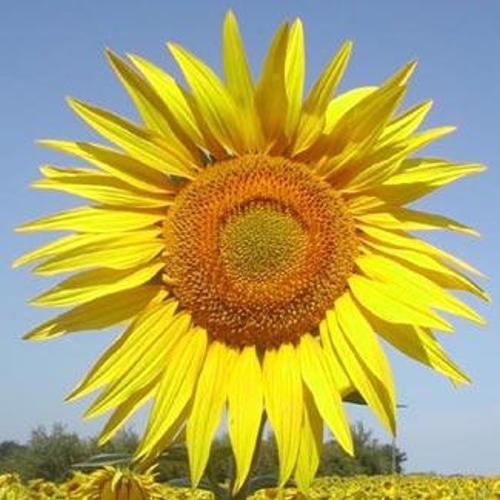
#> input picture Practical_Computing/Week 6 Project/W4D2D3/Flowers/image_sunflower_0076.png, 500 x 500 px
$ jupyter execute --allow-errors Flowers-exercises-Answers.ipynb   (shell and % lines are left out)   (older library calls are emulated)
#> lines starting #> are read from the running program, lines starting #| are printed output that depends on the picture; long printed decimals are rounded
[cell 1]
# Jupyter Notebook 'Flowers - exercises'
# Goal: playing with pixel-based images, understand their
# properties, and at the same time learn how to work with
# matrix objects (numpy arrays) in Python
# You can add your own code to this notebook.

# By: H.J. Megens
# Where you can reach me: hendrik-jan.megens -at- wur.nl
# Last modified: 22 September 2016

import matplotlib.pyplot as plt # this is the general plotting library from matplotlib
from scipy import misc # module that provides some image manipulation functions
import numpy as np # numpy; note that the convention of importing is to create a sort of 'shortcut' name
import matplotlib.cm as cm # this module provides some color mapping needed for plotting gray or single color

[cell 2]
# Cropping is simply taking a square area smaller than the original
# image. Here is a little function that can do that.
def crop_sides(image,numpix=100):
  return image[numpix:-numpix,numpix:-numpix,:]

[cell 3]
# Turning an RGB color image into grayscale can be achieved by taking
# the average of the three colors.
# Bonus question: why doesn't this work:
# return (pixel[0] + pixel[1] + pixel[2])/3
def pixelAverage(pixel):
        return (pixel[0]/3 + pixel[1]/3 + pixel[2]/3)

# In practice, turning RGB into grayscale involves weighted average.
# This to compensate for the fact that the human eye is more sensitive
# to some colors than to others.
def weightedAverage(pixel):
        return 0.299*pixel[0] + 0.587*pixel[1] + 0.114*pixel[2]

def RGB_to_grayscale(image,method='pixelaverage'):
    # Let's turn an RGB image into a grayscale one

    # First we make a 'black', or 'empty' image of the same size:
    gray = np.zeros((image.shape[0],image.shape[1]))

    # Then we go through all rows...
    for rownum in range(sunflower.shape[0]):
        # ... and through all columns...
        for colnum in range(sunflower.shape[1]):
            # ... to calculate the grayscale value for each RGB pixel.
            if method == 'pixelaverage':
                gray[rownum][colnum] = pixelAverage(sunflower[rownum][colnum])
            else:
                gray[rownum][colnum] = weightedAverage(sunflower[rownum][colnum])
    return gray

[cell 4]
def plot_RGB_histograms(image):
    # Obviously we can isolate all three color channels:
    blue = image[:,:,2]
    green = image[:,:,1]
    red = image[:,:,0]

    # ... and make histograms for each color
    blue_hist = np.histogram(blue.flatten(),normed=True)
    green_hist = np.histogram(green.flatten(),normed=True)
    red_hist = np.histogram(red.flatten(),normed=True)

    # Ok, now pay attention. It seems like we are creating THREE
    # different plots. But no, we are, each time, working from the
    # SAME object! Which is the 'plt' object. We're just adding stuf
    # to it.
    # One additional point: the histogram data consists of TWO vectors.
    # The first is of length 10, and contains the actual values.
    # The second is of length 11, and contains the boundaries of the bins.
    # Hence the weird slicing....
    plt.plot(blue_hist[1][1:],blue_hist[0],color='blue')
    plt.plot(green_hist[1][1:],green_hist[0],color='green')
    plt.plot(red_hist[1][1:],red_hist[0],color='red')

    # and, as usual, explicitly direct to screen.
    plt.show()

[cell 5]
# A tiny little subroutine to calculate Euclidean distance
# between two vectors. Beware: it takes two 1-dimensional
# numpy arrays (vectors) OF SAME LENGTH as input

def euclid_dist(vect1,vect2):
  return np.sqrt(np.sum(np.square(vect1-vect2)))

# Flowers #

## Sunflowers and pansies ##

For this exercise you can use much of the code provided in the **‘Flowers’** notebook. In fact, we have prepared a new notebook, this one, called **‘Flowers exercises’**, that has all the  functions you need already arranged (see above). Make sure to ‘activate’ the functions before you require them.

All of the exercises are designed to be done in a purely interactive environment, and each exercise should never require more than 5 or 6 lines of code, most only 2 or 3. No loops should be necessary, but if any of you is adventurous enough to make more complicated code, please go ahead!

What is important is to keep your eye on the various functions. It will be pointed out when you need one of them, but also have a look at what it does.

Each question should be done in a single cell. If you want to make a new cell, press the ‘+’ symbol at the top of your notebook. You can move cells up or down using the arrows.

If we ask for a value(s) of an array, or another value that you need to calculate, make sure to explicitly ‘print’ the values or objects because otherwise they will not always be displayed when running the cells.

### Task 2: Images and arrays ###

**a)** Load in the sunflower image:

`image_sunflower_0076.png`

Plot the image. What are the dimensions of this image?

*For pointers how to do this, have a look at the original ‘Flowers’ notebook; specifically cells #2 (loading an image), #4 (shape of an image), #5 (plotting), and #6 (showing). Arrange everything in a single cell. When you do ‘`plt.show()`’, you have to close the image before you can continue.*

[cell 6]
# Task 2a
sunflower = misc.imread("Flowers/image_sunflower_0076.png",mode='RGB')
#> sunflower is the input picture: shape (500, 500, 3); mean R, G, B 176.4, 167.4, 94.1
print(sunflower.shape)
#| (500, 500, 3)
plt.imshow(sunflower)
plt.show()

**b)** What are the pixel values of the pixel at position [50,50], and the one at position [400,230]?

*Pointer: cell #7 of the original ‘Flowers’ notebook*

Check at this website whether the colors correspond to what you think they should be:
http://www.rapidtables.com/web/color/RGB_Color.htm

[cell 7]
# Task 2b
print(sunflower[50,50,:])
#| [122 151 195]
print(sunflower[400,230,:])
#| [255 247  46]

c) Isolate the ‘blue’ channel, and display it. Does that pattern make sense?

Pointer: cell #15 of the original ‘Flowers’ notebook. Be sure for plotting to include the appropriate color mapping: ‘plt.imshow(blue, cmap = cm.Blues)’.

[cell 8]
# Task 2c
blue = sunflower[:,:,2]
plt.imshow(blue, cmap = cm.Blues)
plt.show()

**d)** Grayscale
- Calculate the grayscale value of pixels [400,10] and [470,10] by hand.

*Pointer: just return the RGB pixel value for these pixels as done in b), and take the average.*

- Create a grayscale image of the sunflower based on pixel averages, and display it.

*Pointer: you can use the ‘RGB_to_grayscale’ function for that. It takes an RGB image as input, and an optional parameter ‘method’. The function returns a grayscale image.
gray = RGB_to_grayscale(sunflower,method='pixelaverage')
The ‘gray’ image can be displayed similar to cell #12 of the original ‘Flowers’ notebook (again, beware of this peculiar color mapping thing):
`plt.imshow(gray, cmap = cm.Greys_r)
plt.show()`*

- What are the dimensions of the grayscale image?

- Retrieve the pixel values of the grayscale image at locations: [400,10], [470,10]. Does that make sense when you consider the original and the grayscale images? What value would a black pixel be? And a white pixel?

[cell 9]
# Task 2d
gray = RGB_to_grayscale(sunflower,method='pixelaverage')
#> after the loop in RGB_to_grayscale, `for rownum in range(sunflower.shape[0]):`:
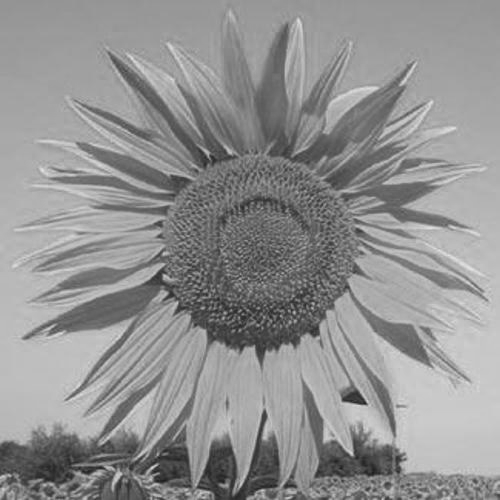
#> gray: shape (500, 500) float64; min 28.33, max 228.7, mean 146
print(gray.shape)
#| (500, 500)
print(gray[400,10])
#| 186.667
print(gray[470,10])
#| 85.0
plt.imshow(gray, cmap = cm.Greys_r)
plt.show()

**e)** Again, create a grayscale image of the sunflower, but now with weighted averages. You can do the same as in d), but now supply '`method=’weightedaverage`'. What are the values of these two pixels now?

(bonus: if you look at the function '`RGB_to_grayscale`', what would happen if you make a type and instead supply '`method=’weigtdavrge`'?

[cell 10]
# Task 2e
gray = RGB_to_grayscale(sunflower,method='weightedaverage')
#> call 2 of RGB_to_grayscale, with method = 'weightedaverage'
#> after the loop in RGB_to_grayscale (call 2), `for rownum in range(sunflower.shape[0]):`:
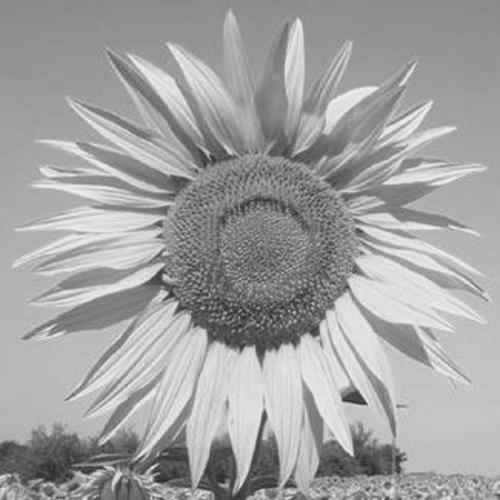
#> gray: shape (500, 500) float64; min 36.07, max 243.5, mean 161.7
print(gray.shape)
#| (500, 500)
print(gray[400,10])
#| 183.659
print(gray[470,10])
#| 95.034
plt.imshow(gray, cmap = cm.Greys_r)
plt.show()

### Task 3: Deriving features from image data: color histograms ###

**a)** Plot color histograms for all three channels. Explain the pattern. Remember: yellow is composed of green and red and has little to no blue. And what about that ‘blue spike’?

*Pointer: take the function '`plot_RGB_histograms`', which takes only one variable: an image.*

`plot_RGB_histograms(image)`

*Note that you can save images using the ‘disk’ symbol in the plot window. You need to close the plot window to continue.*

[cell 11]
# Task 3a
plot_RGB_histograms(sunflower)
#> in plot_RGB_histograms, `red = image[:,:,0]`:
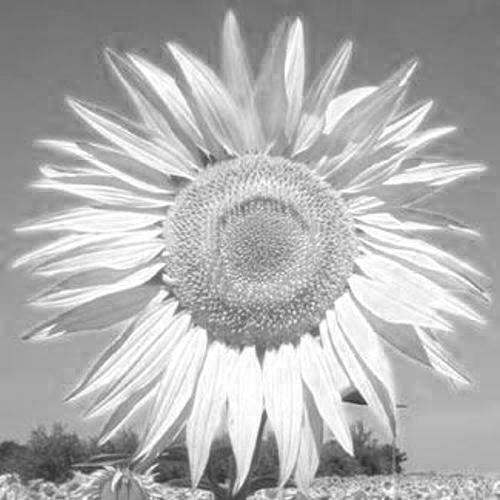
#> red: shape (500, 500); min 40, max 255, mean 176.4
#> in plot_RGB_histograms, `blue_hist = np.histogram(blue.flatten(),normed=True)`: blue_hist = ([0.0125, 0.00698, 0.0029, 0.00114, 0.000929, 0.000915, 0.00101, 0.00707, 0.00561, 0.000186], [0, 25.5, 51, 76.5, 102, 127.5, 153, 178.5, 204, 229.5, 255])
#> in plot_RGB_histograms, `green_hist = np.histogram(green.flatten(),normed=True)`: green_hist = ([5.21e-05, 0.000852, 0.00239, 0.00289, 0.00379, 0.011, 0.00631, 0.00741, 0.00365, 0.0048], [23, 46.2, 69.4, 92.6, 115.8, 139, 162.2, 185.4, 208.6, 231.8, 255])
#> in plot_RGB_histograms, `red_hist = np.histogram(red.flatten(),normed=True)`: red_hist = ([8.06e-05, 0.000601, 0.00106, 0.00565, 0.00577, 0.00755, 0.00917, 0.00505, 0.00427, 0.00732], [40, 61.5, 83, 104.5, 126, 147.5, 169, 190.5, 212, 233.5, 255])

**b)** Crop the image (remove 100 pixels on all sides), and plot again. Now again make a color histogram plot. Explain the differences of this histogram with the previous one, based on that cropped image.

*Pointer: use the '`crop_sides`' function, which takes an image as input, and optional parameter of number of pixels to crop on all sides (default: 100). It returns a cropped image.*

`croppedsunflower = crop_sides(sunflower)`

*Making the histogram on the cropped image is done in the same way as in a).*

[cell 12]
# Task 3b
croppedsunflower = crop_sides(sunflower)
plt.imshow(croppedsunflower)
plt.show()
plot_RGB_histograms(croppedsunflower)
#> in plot_RGB_histograms (call 2), `red = image[:,:,0]`:
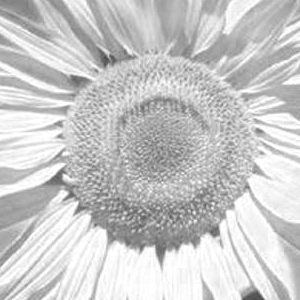
#> red: shape (300, 300); min 71, max 255, mean 200.8
#> in plot_RGB_histograms (call 2), `blue_hist = np.histogram(blue.flatten(),normed=True)`: blue_hist = ([0.0249, 0.0116, 0.00303, 0.000574, 0.000248, 0.000169, 0.000163, 0.000219, 0.000301, 7.94e-05], [0, 24.2, 48.4, 72.6, 96.8, 121, 145.2, 169.4, 193.6, 217.8, 242])
#> in plot_RGB_histograms (call 2), `green_hist = np.histogram(green.flatten(),normed=True)`: green_hist = ([0.000136, 0.00168, 0.00392, 0.00543, 0.00697, 0.00585, 0.00342, 0.00373, 0.00476, 0.0072], [23, 46.2, 69.4, 92.6, 115.8, 139, 162.2, 185.4, 208.6, 231.8, 255])
#> in plot_RGB_histograms (call 2), `red_hist = np.histogram(red.flatten(),normed=True)`: red_hist = ([5.43e-05, 0.000134, 0.000753, 0.00237, 0.00503, 0.00995, 0.00903, 0.00786, 0.00573, 0.0134], [71, 89.4, 107.8, 126.2, 144.6, 163, 181.4, 199.8, 218.2, 236.6, 255])

**c)** Concatenate the color histograms into a single ‘feature vector’. How long is that vector? What is the highest value in the vector? Does that match with the plotted color histograms?

*Pointer: use the '`hist_all_colors`' function. It takes an image as input, and returns a vector.*

`sunflower_hist = hist_all_colors(sunflower)`

#> (a cell that did not finish here is left out)

**d)** now load the picture of a pansy (image_pansy_0179.png). Remember that the images are inside your working directory INSIDE the folder ‘Flowers’. Make sure to adjust the path accordingly!

Again, plot the color histogram. What are obvious differences between the histogram of the sunflower and that of the pansy?

*Pointer: again use the `plot_RGB_histograms` function.*

[cell 14]
# Task 3d
pansy = misc.imread("Flowers/image_pansy_0179.png",mode='RGB')
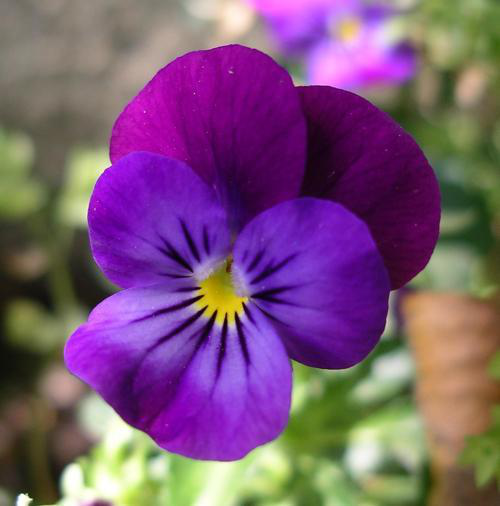
#> input picture Practical_Computing/Week 6 Project/W4D2D3/Flowers/image_pansy_0179.png, 500 x 506 px
#> pansy is the input picture: shape (506, 500, 3); mean R, G, B 124, 86.5, 118.9
plot_RGB_histograms(pansy)
#> in plot_RGB_histograms (call 3), `blue = image[:,:,2]`:
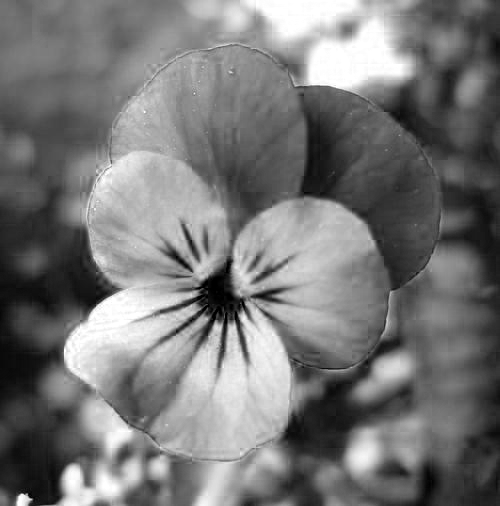
#> blue: shape (506, 500); min 0, max 255, mean 118.9
#> in plot_RGB_histograms (call 3), `green = image[:,:,1]`:
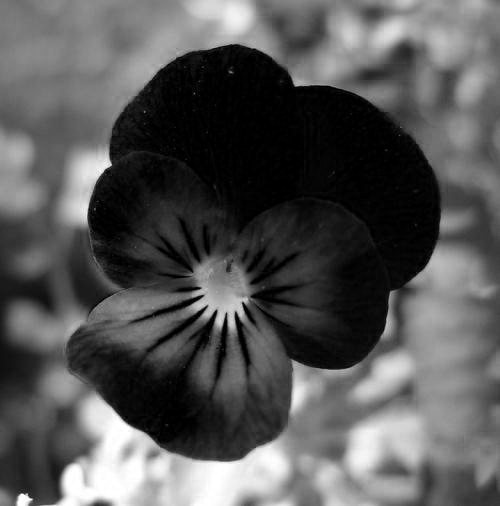
#> green: shape (506, 500); min 0, max 255, mean 86.5
#> in plot_RGB_histograms (call 3), `red = image[:,:,0]`:
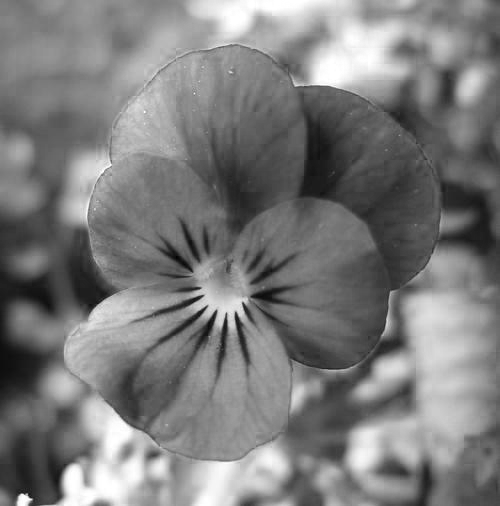
#> red: shape (506, 500); min 1, max 255, mean 124
#> in plot_RGB_histograms (call 3), `blue_hist = np.histogram(blue.flatten(),normed=True)`: blue_hist = ([0.00169, 0.0041, 0.00528, 0.00603, 0.00633, 0.00388, 0.00386, 0.00395, 0.00206, 0.00203], [0, 25.5, 51, 76.5, 102, 127.5, 153, 178.5, 204, 229.5, 255])
#> in plot_RGB_histograms (call 3), `green_hist = np.histogram(green.flatten(),normed=True)`: green_hist = ([0.0107, 0.00385, 0.00358, 0.00412, 0.00571, 0.00482, 0.00277, 0.00125, 0.00112, 0.00125], [0, 25.5, 51, 76.5, 102, 127.5, 153, 178.5, 204, 229.5, 255])
#> in plot_RGB_histograms (call 3), `red_hist = np.histogram(red.flatten(),normed=True)`: red_hist = ([0.000328, 0.00213, 0.00494, 0.00679, 0.00789, 0.00717, 0.00416, 0.00302, 0.00157, 0.00136], [1, 26.4, 51.8, 77.2, 102.6, 128, 153.4, 178.8, 204.2, 229.6, 255])
#> in plot_RGB_histograms (call 3), `plt.show()`:
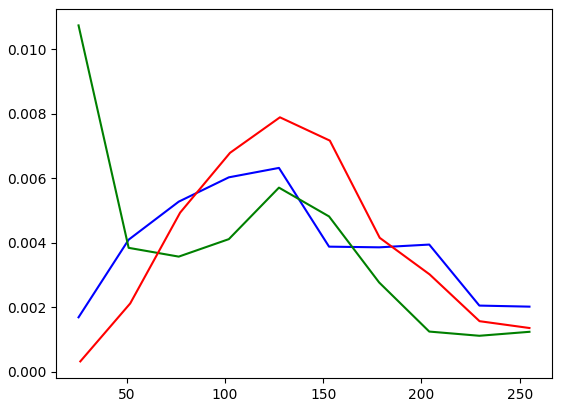
#> figure drawn by matplotlib, 1 panel; curve peaks at x = 127.5, y = 0.00633; curve peaks at x = 25.5, y = 0.0107; curve peaks at x = 128, y = 0.00789

**e)** Calculate the Euclidean distance between the arrays `[1,2,3,4]` and  `[2,2,5,3]`.
You could do this by turning these into numpy arrays and use the function '`euclid_dist`' that is given, which takes two numpy 1-d arrays (vectors). But you could in fact do this easily by hand too: take the sum of the square of the differences between the two vectors, and then take the square root of that.

https://en.wikipedia.org/wiki/Euclidean_distance

[cell 15]
# Task 3e
a = np.array([1,2,3,4])
b = np.array([2,2,5,3])
print('%.3f' %(euclid_dist(a,b)))

# alternatively
from scipy.spatial import distance
print('%.3f' % distance.euclidean(a,b))

**f)** Calculate the Euclidean distance between the sunflower and the pansy histograms.

*Pointer: You should still have the vectorized color histogram of the sunflower, from **c)**. Make another one for the pansy and use these two vectors  to calculate the euclidean distance between the two images using the '`euclid_dist`'  function.*

`pansy_hist = hist_all_colors(pansy)`

`euclid_dist(sunflower_hist,pansy_hist)`

#> (a cell that did not finish here is left out)

**g)** You could extend this by making color histograms for other pictures, such as for a second pansy and/or a second sunflower. If you would calculate the Euclidean distance between two pansies, would that value be smaller or larger than any of the pansies to a sunflower?

*Pointer: you can use the '`euclid_dist_between_images`' function, it takes two images as input.*

[cell 17]
# Task 3g
pansy2 = misc.imread("Flowers/image_pansy_0197.png",mode='RGB')
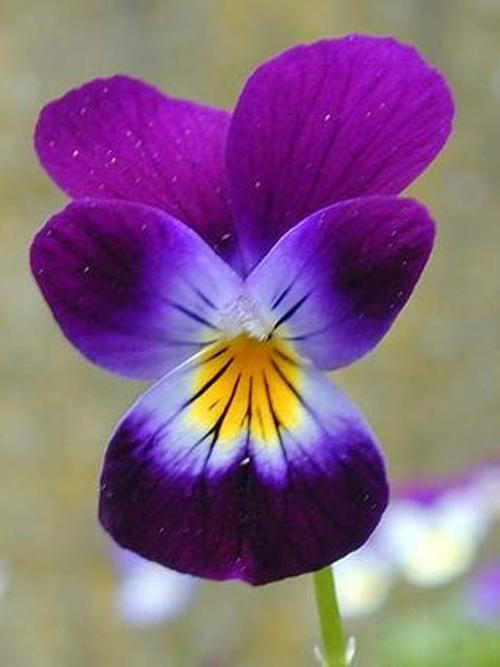
#> input picture Practical_Computing/Week 6 Project/W4D2D3/Flowers/image_pansy_0197.png, 500 x 667 px
#> pansy2 is the input picture: shape (667, 500, 3); mean R, G, B 133.7, 101.2, 127.9
#> (the rest of this cell did not finish here and is left out)
